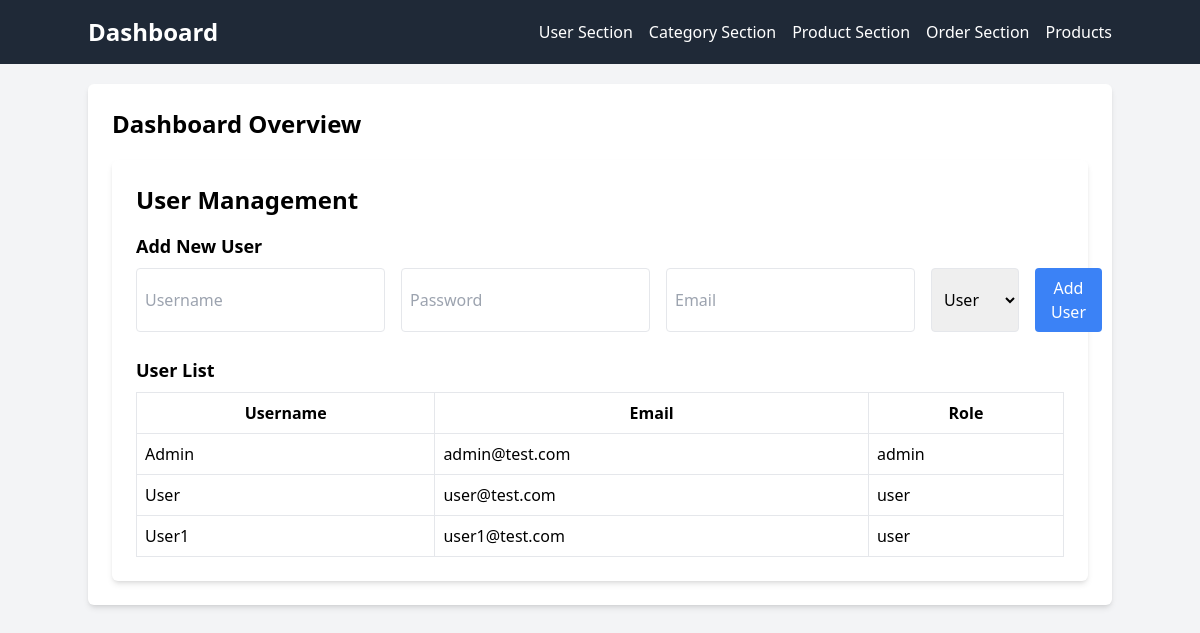
/Pages/dashboard.php?page=order-management, run on the app's committed database.
### tables this page shows
CREATE TABLE Users (
    user_id INT PRIMARY KEY AUTO_INCREMENT,
    username VARCHAR(255) UNIQUE NOT NULL,
    email VARCHAR(255) UNIQUE NOT NULL,
    password VARCHAR(255) NOT NULL,
    role ENUM('admin', 'user') DEFAULT 'user',
    verified BOOLEAN DEFAULT FALSE,
    full_name VARCHAR(255) NOT NULL,
    phone_number VARCHAR(15),
    address VARCHAR(255),
    disabled BOOLEAN DEFAULT FALSE NOT NULL,
    city VARCHAR(100)
);

### Includes/database.php (called while the page is built, shortened)
<?php
class Database
{
    private static $connection;
    public static function getConnection()
    {
        if (!self::$connection) {
            self::$connection = new PDO('mysql:host=localhost;dbname=ELECTRONACERV4', 'root', '123');
            self::$connection->setAttribute(PDO::ATTR_ERRMODE, PDO::ERRMODE_EXCEPTION);
        }
        return self::$connection;
    }
}
class BaseDAO
{
    public function __construct()
    {
        $this->db = Database::getConnection();
    }
}

### Includes/classes.php (called while the page is built, shortened)
<?php
class UserDAO extends BaseDAO
{
    public function getAllUsers()
    {
        $query = "SELECT * FROM Users";
        $statement = $this->db->prepare($query);
        $statement->execute();
        $users = $statement->fetchAll(PDO::FETCH_ASSOC);
        return $users;
    }
}

### Pages/order-management.php (the view, shortened to what this page needs)
<div class="container mx-auto mt-5 p-6 bg-white shadow-md rounded-md">
    <h2 class="text-2xl font-semibold mb-4">User Management</h2>
    <div class="mb-6">
        <h3 class="text-lg font-semibold mb-2">Add New User</h3>
        <form action="" method="post" class="flex space-x-4">
            <input type="text" name="username" placeholder="Username" class="p-2 border rounded">
            <input type="password" name="password" placeholder="Password" class="p-2 border rounded">
            <input type="email" name="email" placeholder="Email" class="p-2 border rounded">
            <select name="role" class="p-2 border rounded">
                <option value="user">User</option>
            </select>
            <button type="submit" class="bg-blue-500 text-white py-2 px-4 rounded hover:bg-blue-700">Add
                User</button>
        </form>
    </div>
    <div>
        <h3 class="text-lg font-semibold mb-2">User List</h3>
        <table class="w-full border">
            <thead>
                <tr>
                    <th class="border p-2">Username</th>
                    <th class="border p-2">Email</th>
                    <th class="border p-2">Role</th>
                </tr>
            </thead>
            <tbody>
                <?php
                $userDAO = new UserDAO();
                $users = $userDAO->getAllUsers();
                foreach ($users as $user) {
                    echo "<tr>";
                    echo "<td class='border p-2'>{$user['username']}</td>";
                    echo "<td class='border p-2'>{$user['email']}</td>";
                    echo "<td class='border p-2'>{$user['role']}</td>";
                    echo "</tr>";
                }
                ?>
            </tbody>
        </table>
    </div>
</div>

### data on the page
users: username "Admin", email "admin@test.com", role "admin"
users: username "User", email "user@test.com", role "user"
users: username "User1", email "user1@test.com", role "user"
